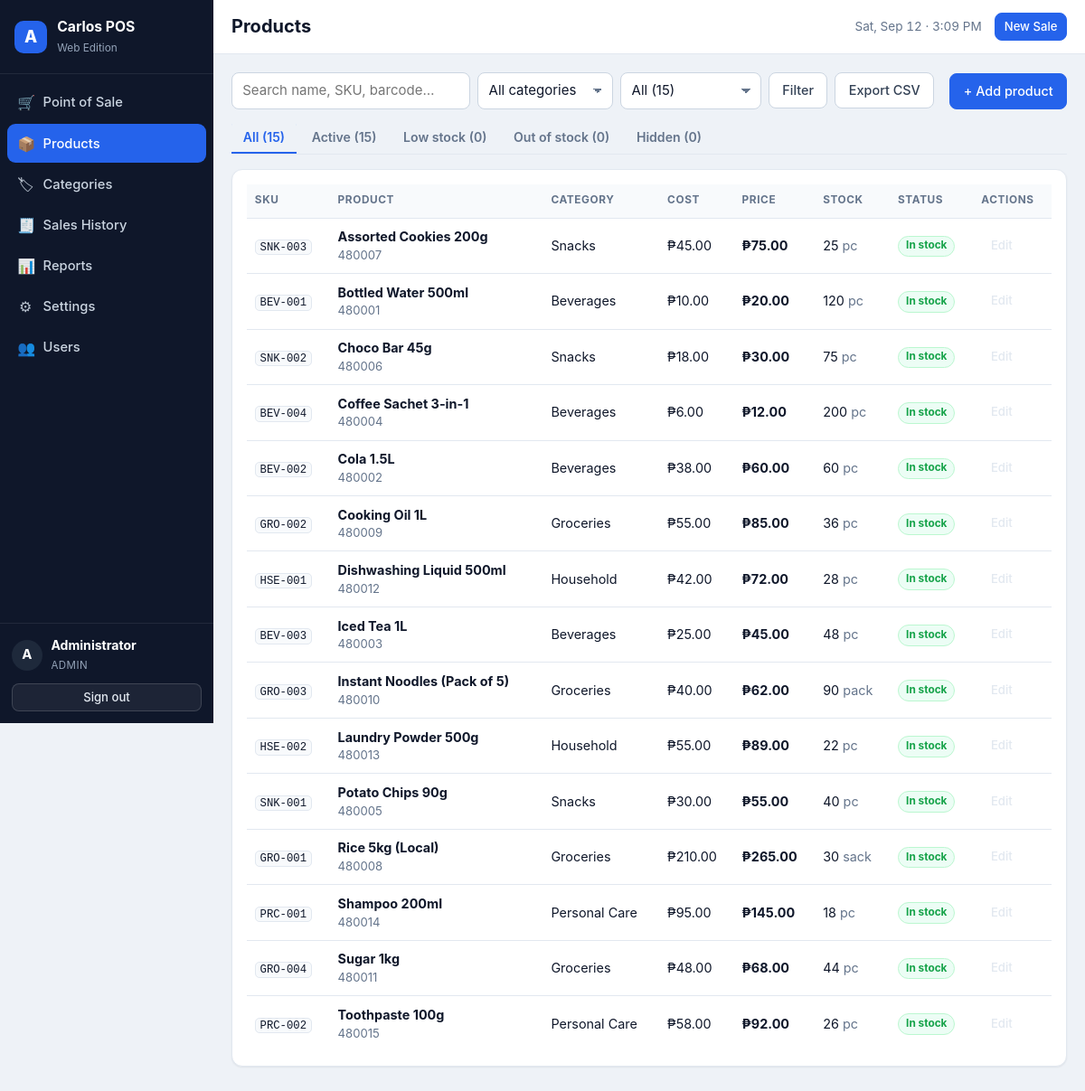
Screenshot of /index.php?page=products (signed in) with the database file from the repository.
### tables this page shows
CREATE TABLE IF NOT EXISTS `users` (
  `id`            INT UNSIGNED NOT NULL AUTO_INCREMENT,
  `name`          VARCHAR(100) NOT NULL,
  `username`      VARCHAR(50)  NOT NULL,
  `password_hash` VARCHAR(255) NOT NULL,
  `role`          ENUM('admin','cashier') NOT NULL DEFAULT 'cashier',
  `active`        TINYINT(1)   NOT NULL DEFAULT 1,
  `last_login`    DATETIME NULL DEFAULT NULL,
  `created_at`    DATETIME NOT NULL DEFAULT CURRENT_TIMESTAMP,
  PRIMARY KEY (`id`),
  UNIQUE KEY `uq_users_username` (`username`)
);

CREATE TABLE IF NOT EXISTS `products` (
  `id`            INT UNSIGNED NOT NULL AUTO_INCREMENT,
  `sku`           VARCHAR(64)  NOT NULL,
  `barcode`       VARCHAR(64)  NULL DEFAULT NULL,
  `name`          VARCHAR(200) NOT NULL,
  `category_id`   INT UNSIGNED NULL DEFAULT NULL,
  `cost_price`    DECIMAL(12,2) NOT NULL DEFAULT 0.00,
  `selling_price` DECIMAL(12,2) NOT NULL DEFAULT 0.00,
  `stock_qty`     DECIMAL(12,3) NOT NULL DEFAULT 0.000,
  `reorder_level` DECIMAL(12,3) NOT NULL DEFAULT 5.000,
  `unit`          VARCHAR(20)  NOT NULL DEFAULT 'pc',
  `tax_exempt`    TINYINT(1)   NOT NULL DEFAULT 0,
  `active`        TINYINT(1)   NOT NULL DEFAULT 1,
  `created_at`    DATETIME NOT NULL DEFAULT CURRENT_TIMESTAMP,
  `updated_at`    DATETIME NULL DEFAULT NULL ON UPDATE CURRENT_TIMESTAMP,
  PRIMARY KEY (`id`),
  UNIQUE KEY `uq_products_sku` (`sku`),
  UNIQUE KEY `uq_products_barcode` (`barcode`),
  KEY `ix_products_cat` (`category_id`),
  KEY `ix_products_name` (`name`),
  CONSTRAINT `fk_products_category` FOREIGN KEY (`category_id`)
    REFERENCES `categories` (`id`) ON DELETE SET NULL ON UPDATE CASCADE
);

CREATE TABLE IF NOT EXISTS `categories` (
  `id`         INT UNSIGNED NOT NULL AUTO_INCREMENT,
  `name`       VARCHAR(100) NOT NULL,
  `created_at` DATETIME NOT NULL DEFAULT CURRENT_TIMESTAMP,
  PRIMARY KEY (`id`),
  UNIQUE KEY `uq_categories_name` (`name`)
);

### app/helpers.php (called while the page is built, shortened)
<?php
function e($value)
{
    return htmlspecialchars((string) $value, ENT_QUOTES | ENT_SUBSTITUTE, 'UTF-8');
}
function base_url($path = '')
{
    static $base = null;
    if ($base === null) {
        if (BASE_URL !== '') {
            $base = rtrim(BASE_URL, '/');
        } else {
            $script = $_SERVER['SCRIPT_NAME'] ?? '/index.php';
            $dir    = str_replace('\\', '/', dirname($script));
            $base   = ($dir === '/' || $dir === '.') ? '' : rtrim($dir, '/');
        }
    }
    return $base . '/' . ltrim((string) $path, '/');
}
function asset($path)
{
    return base_url('assets/' . ltrim($path, '/'));
}
function is_post()
{
    return ($_SERVER['REQUEST_METHOD'] ?? 'GET') === 'POST';
}
function get($key, $default = '')
{
    return isset($_GET[$key]) ? (is_string($_GET[$key]) ? trim($_GET[$key]) : $_GET[$key]) : $default;
}
function is_logged_in()
{
    return !empty($_SESSION['user_id']);
}
function current_user()
{
    static $user = false;
    if ($user === false) {
        $user = null;
        if (is_logged_in()) {
            $user = db_one('SELECT id, name, username, role, active FROM users WHERE id = ? AND active = 1',
                           [(int) $_SESSION['user_id']]);
        }
    }
    return $user;
}
function require_login()
{
    current_user();
}
function money($amount, $withSymbol = true)
{
    $dp      = (int) setting('decimal_places', '2');
    $symbol  = setting('currency_symbol', '₱');
    $number  = number_format((float) $amount, $dp, '.', ',');
    return setting('currency_position', 'before') === 'before'
        ? $symbol . $number
        : $number . ' ' . $symbol;
}
function initial($name)
{
    $name = trim((string) $name);
    return function_exists('mb_substr')
        ? mb_strtoupper(mb_substr($name, 0, 1))
        : strtoupper(substr($name, 0, 1));
}
function fmt_qty($qty)
{
    return rtrim(rtrim(number_format((float) $qty, 3, '.', ''), '0'), '.');
}
function setting($key, $default = '')
{
    global $APP_SETTINGS;
    return $APP_SETTINGS[$key];
}
function paginate($total, $perPage, $currentPage, $baseQuery = [])
{
    $pages = max(1, (int) ceil($total / max(1, $perPage)));
    $page  = min(max(1, (int) $currentPage), $pages);
    return [
        'total'   => (int) $total,
        'perPage' => (int) $perPage,
        'pages'   => $pages,
        'page'    => $page,
        'offset'  => ($page - 1) * $perPage,
        'from'    => $total ? ($page - 1) * $perPage + 1 : 0,
        'to'      => min($total, $page * $perPage),
    ];
}

### app/controllers/products.php (called while the page is built, shortened)
<?php
function products_controller()
{
    $action = get('action', 'list');
    $q       = (string) get('q', '');
    $cat     = (int) get('cat', 0);
    $status  = (string) get('status', 'all');
    $pageNum = (int) get('p', 1);
    $where  = ['1=1'];
    $params = [];
    $whereSql = implode(' AND ', $where);
    $total = (int) db_val(
        "SELECT COUNT(*) FROM products p WHERE $whereSql",
        $params
    );
    $pager = paginate($total, 24, $pageNum);
    $rows = db_all(
        "SELECT p.*, c.name AS category_name
           FROM products p
           LEFT JOIN categories c ON c.id = p.category_id
          WHERE $whereSql
          ORDER BY p.name
          LIMIT {$pager['perPage']} OFFSET {$pager['offset']}",
        $params
    );
    $counts = [
        'all'      => (int) db_val('SELECT COUNT(*) FROM products'),
        'active'   => (int) db_val('SELECT COUNT(*) FROM products WHERE active = 1'),
        'low'      => (int) db_val('SELECT COUNT(*) FROM products WHERE active = 1 AND stock_qty > 0 AND stock_qty <= reorder_level'),
        'out'      => (int) db_val('SELECT COUNT(*) FROM products WHERE active = 1 AND stock_qty <= 0'),
        'inactive' => (int) db_val('SELECT COUNT(*) FROM products WHERE active = 0'),
    ];
    $edit = null;
    return [
        'title'      => 'Products',
        'rows'       => $rows,
        'pager'      => $pager,
        'counts'     => $counts,
        'categories' => db_all('SELECT id, name FROM categories ORDER BY name'),
        'q'          => $q,
        'cat'        => $cat,
        'status'     => $status,
        'edit'       => $edit,
        'movements'  => $edit ? db_all(
            'SELECT * FROM stock_movements WHERE product_id = ? ORDER BY id DESC LIMIT 10',
            [$edit['id']]
        ) : [],
    ];
}

### app/db.php (called while the page is built, shortened)
<?php
function db()
{
    static $pdo = null;
    if ($pdo === null) {
        $dsn = 'mysql:host=' . DB_HOST . ';dbname=' . DB_NAME . ';charset=' . DB_CHARSET;
        $pdo = new PDO($dsn, DB_USER, DB_PASS, [
            PDO::ATTR_ERRMODE            => PDO::ERRMODE_EXCEPTION,
            PDO::ATTR_DEFAULT_FETCH_MODE => PDO::FETCH_ASSOC,
            PDO::ATTR_EMULATE_PREPARES   => false,
        ]);
    }
    return $pdo;
}
function db_all($sql, $params = [])
{
    $st = db()->prepare($sql);
    $st->execute($params);
    return $st->fetchAll();
}
function db_one($sql, $params = [])
{
    $st = db()->prepare($sql);
    $st->execute($params);
    $row = $st->fetch();
    return $row === false ? null : $row;
}
function db_val($sql, $params = [])
{
    $row = db_one($sql, $params);
    return $row === null ? null : array_values($row)[0];
}

### app/views/products.php (the view, shortened to what this page needs)
<?php
$rows   = $data['rows'];
$counts = $data['counts'];
$tabs = [
    'all'      => 'All (' . $counts['all'] . ')',
    'active'   => 'Active (' . $counts['active'] . ')',
    'low'      => 'Low stock (' . $counts['low'] . ')',
    'out'      => 'Out of stock (' . $counts['out'] . ')',
    'inactive' => 'Hidden (' . $counts['inactive'] . ')',
];
?>
<div class="page-actions">
  <form class="filters" method="get" action="<?= e(base_url('index.php')) ?>">
    <input type="text" name="q" class="input" placeholder="Search name, SKU, barcode…" value="<?= e($data['q']) ?>">
    <select name="cat" class="input">
      <option value="0">All categories</option>
    </select>
    <select name="status" class="input">
      <?php foreach ($tabs as $k => $label): ?>
        <option value="<?= e($k) ?>" <?= $data['status'] === $k ? 'selected' : '' ?>><?= e($tabs[$k]) ?></option>
      <?php endforeach; ?>
    </select>
    <button class="btn btn-ghost" type="submit">Filter</button>
    <a class="btn btn-ghost" href="<?= e(base_url('index.php?page=products&action=export')) ?>">Export CSV</a>
  </form>
  <a class="btn btn-primary" href="<?= e(base_url('index.php?page=products&action=add')) ?>">+ Add product</a>
</div>
<div class="tabs">
  <?php foreach ($tabs as $k => $label): ?>
    <a class="tab<?= $data['status'] === $k ? ' active' : '' ?>"
       href="<?= e(base_url('index.php?page=products&status=' . $k . '&q=' . urlencode($data['q']) . '&cat=' . $data['cat'])) ?>">
      <?= e($label) ?>
    </a>
  <?php endforeach; ?>
</div>
<div class="card">
  <div class="table-wrap">
    <table class="table">
      <thead>
        <tr>
          <th>SKU</th><th>Product</th><th>Category</th>
          <th class="right">Cost</th><th class="right">Price</th>
          <th class="right">Stock</th><th>Status</th><th class="right">Actions</th>
        </tr>
      </thead>
      <tbody>
      <?php foreach ($rows as $r): ?>
        <?php
          $stock = (float) $r['stock_qty'];
          $state = $stock <= 0 ? 'out' : ($stock <= (float) $r['reorder_level'] ? 'low' : 'ok');
        ?>
        <tr>
          <td><code><?= e($r['sku']) ?></code></td>
          <td>
            <strong><?= e($r['name']) ?></strong>
            <?php if ($r['barcode']): ?><div class="muted small"><?= e($r['barcode']) ?></div><?php endif; ?>
          </td>
          <td><?= e($r['category_name'] ?? 'Uncategorized') ?></td>
          <td class="right"><?= e(money($r['cost_price'])) ?></td>
          <td class="right"><strong><?= e(money($r['selling_price'])) ?></strong></td>
          <td class="right"><?= e(fmt_qty($stock)) ?> <span class="muted"><?= e($r['unit']) ?></span></td>
          <td>
            <?php if (!$r['active']): ?>
              <span class="pill pill-muted">Hidden</span>
            <?php else: ?>
              <span class="pill pill-<?= e($state) ?>"><?= $state === 'out' ? 'Out of stock' : ($state === 'low' ? 'Low: ' . fmt_qty($stock) : 'In stock') ?></span>
            <?php endif; ?>
          </td>
          <td class="right">
            <a class="btn btn-sm btn-ghost" href="<?= e(base_url('index.php?page=products&action=edit&id=' . $r['id'])) ?>">Edit</a>
          </td>
        </tr>
      <?php endforeach; ?>
      </tbody>
    </table>
  </div>
</div>

### app/views/layout/header.php (shortened to what this page needs)
<?php
$user     = $layout === 'app' ? current_user() : null;
$title    = $data['title'] ?? ucfirst($page ?? 'POS');
$navItems = [
    'pos'        => ['Point of Sale', 'cart'],
    'products'   => ['Products',      'box'],
    'categories' => ['Categories',    'tag'],
    'sales'      => ['Sales History', 'receipt'],
    'reports'    => ['Reports',       'chart'],
    'settings'   => ['Settings',      'gear'],
    'users'      => ['Users',         'users'],
];
?>
<!DOCTYPE html>
<html lang="en">
<head>
<link rel="stylesheet" href="<?= e(asset('css/app.css')) ?>">
</head>
<body class="layout-<?= e($layout) ?><?= $page === 'pos' ? ' page-pos' : '' ?>">
<?php if ($layout === 'app'): ?>
<div class="app-shell">
  <aside class="sidebar" id="sidebar">
    <div class="brand">
      <div class="brand-mark">A</div>
      <div class="brand-text">
        <strong>Carlos POS</strong>
        <span>Web Edition</span>
      </div>
    </div>
    <nav class="nav">
      <?php foreach ($navItems as $key => [$label, $icon]): ?>
        <a class="nav-link<?= $page === $key ? ' active' : '' ?>" href="<?= e(base_url('index.php?page=' . $key)) ?>">
          <span class="ico ico-<?= e($icon) ?>" aria-hidden="true"></span>
          <span class="nav-label"><?= e($label) ?></span>
        </a>
      <?php endforeach; ?>
    </nav>
    <div class="sidebar-foot">
      <div class="who">
        <div class="avatar"><?= e(initial($user['name'])) ?></div>
        <div>
          <strong><?= e($user['name']) ?></strong>
          <span class="role"><?= e(ucfirst($user['role'])) ?></span>
        </div>
      </div>
      <a class="btn btn-ghost btn-sm" href="<?= e(base_url('index.php?page=logout')) ?>">Sign out</a>
    </div>
  </aside>
  <div class="main">
    <header class="topbar">
      <div class="topbar-title">
        <h1><?= e($title) ?></h1>
      </div>
      <div class="topbar-meta">
        <span class="clock" id="clock"><?= e(date('D, M d · h:i A')) ?></span>
        <a class="btn btn-primary btn-sm" href="<?= e(base_url('index.php?page=pos')) ?>">New Sale</a>
      </div>
    </header>
    <main class="content">
<?php endif; ?>

### index.php (shortened to what this page needs)
<?php
$routes = [
    'login'      => ['auth',      'login',      false],
    'logout'     => ['auth',      'logout',     false],
    'pos'        => ['pos',       'pos',        true],
    'products'   => ['products',  'products',   true],
    'categories' => ['products',  'categories', true],
    'sales'      => ['sales',     'sales',      true],
    'sale'       => ['sales',     'sale_view',  true],
    'reports'    => ['reports',   'reports',    true],
    'settings'   => ['settings',  'settings',   true],
    'users'      => ['settings',  'users',      true],
];
$page = get('page', 'pos');
if (!isset($routes[$page])) {
    http_response_code(404);
    $page = '404';
    [$controllerFile, $action] = ['errors', 'not_found'];
} else {
    [$controllerFile, $action] = $routes[$page];
}
if ($routes[$page][2] ?? true) {
    require_login();
}
$handler = $action . '_controller';
$data = $handler();
$layout   = ($action === 'login') ? 'blank' : 'app';
$viewFile = __DIR__ . '/app/views/' . $action . '.php';
require __DIR__ . '/app/views/layout/header.php';
if (file_exists($viewFile)) {
    require $viewFile;
} else {
    echo '<div class="card"><p>View "' . e($action) . '" is missing.</p></div>';
}
require __DIR__ . '/app/views/layout/footer.php';

### app/views/layout/footer.php (shortened to what this page needs)
<?php if ($layout === 'app'): ?>
    </main>
  </div>
</div>
<?php else: ?>
  </div>
<?php endif; ?>
</body>
</html>

### rows the page displays
users: name "A", name "Administrator", role "ADMIN"
products: status "All (15)", sku "PRC-002", name "Toothpaste 100g", barcode "480015", category.name "Personal Care", cost_price "₱58.00", selling_price "₱92.00", stock_qty "26", unit "pc", reorder_level "In stock"
products: sku "SNK-003", name "Assorted Cookies 200g", barcode "480007", category.name "Snacks", cost_price "₱45.00", selling_price "₱75.00", stock_qty "25", unit "pc", reorder_level "In stock"
products: sku "BEV-001", name "Bottled Water 500ml", barcode "480001", category.name "Beverages", cost_price "₱10.00", selling_price "₱20.00", stock_qty "120", unit "pc", reorder_level "In stock"
products: sku "SNK-002", name "Choco Bar 45g", barcode "480006", category.name "Snacks", cost_price "₱18.00", selling_price "₱30.00", stock_qty "75", unit "pc", reorder_level "In stock"
products: sku "BEV-004", name "Coffee Sachet 3-in-1", barcode "480004", category.name "Beverages", cost_price "₱6.00", selling_price "₱12.00", stock_qty "200", unit "pc", reorder_level "In stock"
products: sku "BEV-002", name "Cola 1.5L", barcode "480002", category.name "Beverages", cost_price "₱38.00", selling_price "₱60.00", stock_qty "60", unit "pc", reorder_level "In stock"
products: sku "GRO-002", name "Cooking Oil 1L", barcode "480009", category.name "Groceries", cost_price "₱55.00", selling_price "₱85.00", stock_qty "36", unit "pc", reorder_level "In stock"
products: sku "HSE-001", name "Dishwashing Liquid 500ml", barcode "480012", category.name "Household", cost_price "₱42.00", selling_price "₱72.00", stock_qty "28", unit "pc", reorder_level "In stock"
products: sku "BEV-003", name "Iced Tea 1L", barcode "480003", category.name "Beverages", cost_price "₱25.00", selling_price "₱45.00", stock_qty "48", unit "pc", reorder_level "In stock"
products: sku "GRO-003", name "Instant Noodles (Pack of 5)", barcode "480010", category.name "Groceries", cost_price "₱40.00", selling_price "₱62.00", stock_qty "90", unit "pack", reorder_level "In stock"
products: sku "HSE-002", name "Laundry Powder 500g", barcode "480013", category.name "Household", cost_price "₱55.00", selling_price "₱89.00", stock_qty "22", unit "pc", reorder_level "In stock"
products: sku "SNK-001", name "Potato Chips 90g", barcode "480005", category.name "Snacks", cost_price "₱30.00", selling_price "₱55.00", stock_qty "40", unit "pc", reorder_level "In stock"
products: sku "GRO-001", name "Rice 5kg (Local)", barcode "480008", category.name "Groceries", cost_price "₱210.00", selling_price "₱265.00", stock_qty "30", unit "sack", reorder_level "In stock"
products: sku "PRC-001", name "Shampoo 200ml", barcode "480014", category.name "Personal Care", cost_price "₱95.00", selling_price "₱145.00", stock_qty "18", unit "pc", reorder_level "In stock"
products: sku "GRO-004", name "Sugar 1kg", barcode "480011", category.name "Groceries", cost_price "₱48.00", selling_price "₱68.00", stock_qty "44", unit "pc", reorder_level "In stock"

### other values shown
$label "Point of Sale"
$label "Products"
$label "Categories"
$label "Sales History"
$label "Reports"
$label "Settings"
$label "Users"
$title "Products"
$label "All (15)"
$label "Active (15)"
$label "Low stock (0)"
$label "Out of stock (0)"
$label "Hidden (0)"
